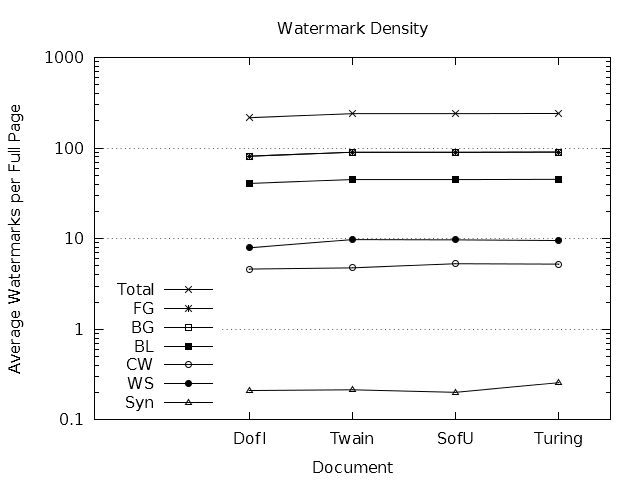

gnuplot code for this plot:
terminal = "pngcairo"
output = "density.png"

if (!exists("input")) input = "dens.dat"

set datafile missing "NaN"
#stats does not work with log scales :(
#stats input using 2 nooutput

if (!exists("fileCount")) {
	fileCount = 4 # STATS_blocks
}

if (!exists("schemeCount")) {
	schemeCount = 6 + 1 # (STATS_records + STATS_invalid) / STATS_blocks
}

if (exists("terminal")) {
	set terminal terminal mono solid
}
else {
	set terminal windows monochrome solid
}

if (exists("output")) set output output

set title "Watermark Density"
set style data linespoints

set key autotitle columnhead left bottom

set ylabel "Average Watermarks per Full Page"
set yrange [ 0.1 : 1000 ]
set logscale y
set grid ytics

set xlabel "Document"
set xrange [ -1.5 : fileCount - 0.5 ]

plot for [ i = 1 : schemeCount ] input using i + 4 : xticlabels(1) pointtype i + 1
